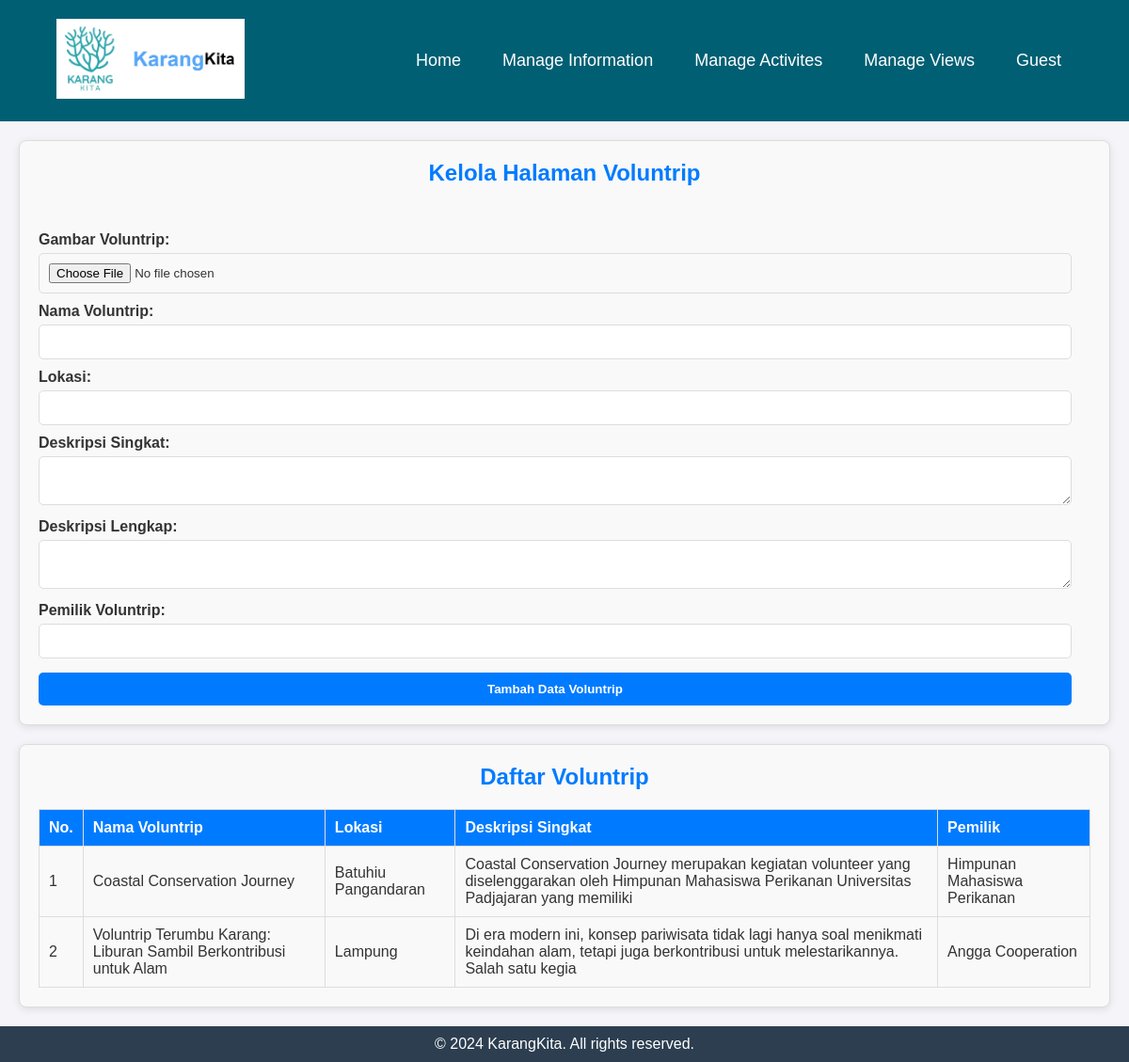
Screenshot of /admin/main_voluntrip.php with the database file from the repository.
### tables this page shows
CREATE TABLE `voluntrip` (
  `id_voluntrip` int(11) NOT NULL,
  `gambar_voluntrip` varchar(50) DEFAULT NULL,
  `nama_voluntrip` varchar(200) DEFAULT NULL,
  `rekomen_voluntrip` varchar(200) DEFAULT NULL,
  `shortdesk_voluntrip` varchar(150) DEFAULT NULL,
  `longdesk_voluntrip` text DEFAULT NULL,
  `owner_voluntrip` varchar(30) DEFAULT NULL,
  `dibuat_voluntrip` timestamp NOT NULL DEFAULT current_timestamp()
);

### user/functions.php (called while the page is built)
<?php
$conn = mysqli_connect("localhost", "root", "", "asik");
function query($query) {
    global $conn;
    $result = mysqli_query($conn, $query);
    $rows = [];
    while ($row = mysqli_fetch_assoc($result)) {
        $rows[] = $row;
    }
    return $rows;
}
?>

### admin/main_voluntrip.php (the view, shortened to what this page needs)
<?php
require '../user/functions.php';
$voluntrip = query("SELECT * FROM voluntrip");
?>
<!DOCTYPE html>
<html lang="en">
<head>
    <link rel="stylesheet" href="../admin_styling/voluntrip.css">
    <link rel="stylesheet" href="https://cdn.ckeditor.com/ckeditor5/43.3.1/ckeditor5.css">
</head>
<body>
    <?php include 'footer_admin.php'; ?>
    <div class="main-menu">
        <div class="add-menu">
            <h1 align="middle">Kelola Halaman Voluntrip</h1><br>
            <form action="" enctype="multipart/form-data" method="post">
                <label for="gambar_voluntrip">Gambar Voluntrip:</label>
                <input type="file" name="gambar_voluntrip" id="gambar_voluntrip">
                <label for="nama_voluntrip">Nama Voluntrip:</label>
                <input type="text" name="nama_voluntrip" id="nama_voluntrip">
                <label for="rekomen_voluntrip">Lokasi:</label>
                <input type="text" name="rekomen_voluntrip" id="rekomen_voluntrip">
                <label for="shortdesk_voluntrip">Deskripsi Singkat:</label>
                <textarea type="text" name="shortdesk_voluntrip" id="shortdesk_voluntrip"></textarea>
                <label for="longdesk_voluntrip">Deskripsi Lengkap:</label>
                <textarea type="text" name="longdesk_voluntrip" id="editor"></textarea><br>
                <label for="owner_voluntrip">Pemilik Voluntrip:</label>
                <input type="text" name="owner_voluntrip" id="owner_voluntrip">
                <button type="submit" name="tambah-voluntrip">Tambah Data Voluntrip</button>
            </form>
        </div>
        <div class="read-menu">
            <h2 align="middle">Daftar Voluntrip</h2>
            <table id="voluntripTable">
                <thead>
                    <tr>
                        <th>No.</th>
                        <th>Nama Voluntrip</th>
                        <th>Lokasi</th>
                        <th>Deskripsi Singkat</th>
                        <th>Pemilik</th>
                    </tr>
                </thead>
                <tbody>
                    <?php $i = 1; ?>
                    <?php foreach ($voluntrip as $vlt): ?>
                        <tr class="voluntrip-row" data-id="<?= $vlt['id_voluntrip']; ?>">
                            <td><?= $i; ?></td>
                            <td><?= $vlt['nama_voluntrip']; ?></td>
                            <td><?= $vlt['rekomen_voluntrip']; ?></td>
                            <td><?= $vlt['shortdesk_voluntrip']; ?></td>
                            <td><?= $vlt['owner_voluntrip']; ?></td>
                        </tr>
                        <?php $i++; ?>
                    <?php endforeach; ?>
                </tbody>
            </table>
        </div>
    </div>
    <footer>
        <div class="container-bottom">
            <p>&copy; 2024 KarangKita. All rights reserved.</p>
        </div>
    </footer>
</body>
</html>

### admin_styling/voluntrip.css (style rules this page uses)
* { margin: 0; padding: 0; box-sizing: border-box; }
body { font-family: Arial, sans-serif; background-color: #f4f4f9; color: #333; }
.main-menu { font-family: Arial, sans-serif; margin: 20px; }
.add-menu, .read-menu { margin-bottom: 20px; padding: 20px; border: 1px solid #ddd; border-radius: 8px; box-shadow: 0 2px 8px rgba(0, 0, 0, 0.1); background-color: #f9f9f9; }
.add-menu h1, .read-menu h2 { text-align: center; font-size: 24px; color: #007BFF; margin-bottom: 20px; }
form label { display: block; font-weight: bold; margin-top: 10px; }
form input, form textarea, form button { width: calc(100% - 20px); padding: 10px; margin-top: 5px; border: 1px solid #ddd; border-radius: 5px; box-sizing: border-box; }
form button { background-color: #007BFF; color: white; font-weight: bold; border: none; cursor: pointer; margin-top: 15px; }
table { width: 100%; border-collapse: collapse; margin-top: 10px; }
table thead tr { background-color: #007BFF; color: white; }
table th, table td { padding: 10px; border: 1px solid #ddd; text-align: left; }
footer { background-color: #2c3e50; color: white; padding: 10px 0; text-align: center; }
.container-bottom { max-width: 1200px; margin: 0 auto; }

### rows the page displays
voluntrip: nama_voluntrip "Coastal Conservation Journey", rekomen_voluntrip "Batuhiu Pangandaran", shortdesk_voluntrip "Coastal Conservation Journey merupakan kegiatan volunteer yang diselenggarakan oleh Himpunan Mahasiswa Perikanan Universitas Padjajaran yang memiliki", owner_voluntrip "Himpunan Mahasiswa Perikanan"
voluntrip: nama_voluntrip "Voluntrip Terumbu Karang: Liburan Sambil Berkontribusi untuk Alam", rekomen_voluntrip "Lampung", shortdesk_voluntrip "Di era modern ini, konsep pariwisata tidak lagi hanya soal menikmati keindahan alam, tetapi juga berkontribusi untuk melestarikannya. Salah satu kegia", owner_voluntrip "Angga Cooperation"

### other values shown
$user_admin "Guest"
